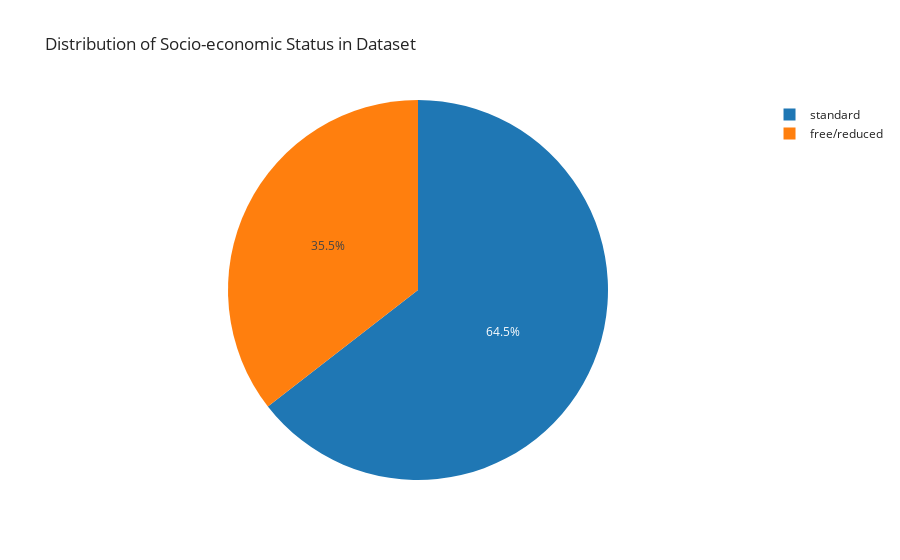

Notebook source saved alongside this figure:
### Code cell
fig = px.pie(lunch, 'lunch', color='lunch',title= 'Distribution of Socio-economic Status in Dataset')#Use boxplot to visualize IQR, Median, Outliers and Range.

fig.show()

### Figure 1 — Plotly figure (JSON) as saved in the notebook; plotly's stock layout.template omitted (floating-point values rounded to 4 significant figures; data arrays with more than 128 entries replaced by an {"elided": "..."} marker saying what was removed)
{"data": [{"customdata": {"elided": "1000x1 str values"}, "domain": {"x": [0, 1], "y": [0, 1]}, "hovertemplate": "lunch=%{customdata[0]}<extra></extra>", "labels": {"elided": "1000 str values"}, "legendgroup": "", "marker": {"colors": {"elided": "1000 str values"}}, "name": "", "showlegend": true, "type": "pie"}], "layout": {"legend": {"tracegroupgap": 0}, "title": {"text": "Distribution of Socio-economic Status in Dataset"}}}
